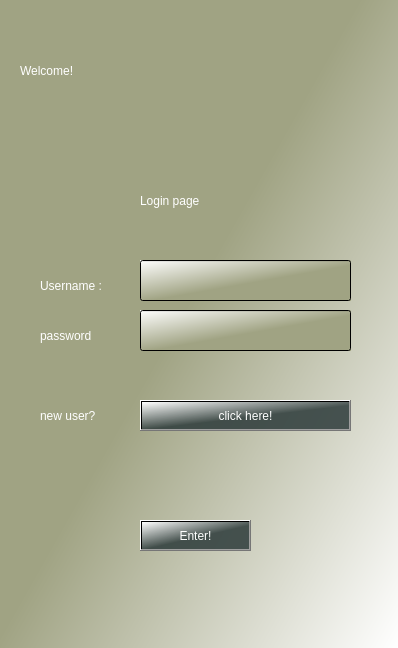
<?xml version="1.0" encoding="UTF-8"?>
<ui version="4.0">
 <class>Dialog</class>
 <widget class="QDialog" name="Dialog">
  <property name="geometry">
   <rect>
    <x>0</x>
    <y>0</y>
    <width>398</width>
    <height>648</height>
   </rect>
  </property>
  <property name="windowTitle">
   <string>Dialog</string>
  </property>
  <property name="styleSheet">
   <string notr="true">background-color: qlineargradient(spread:pad, x1:0.448864, y1:0.494, x2:1, y2:1, stop:0 rgba(160, 163, 131, 255), stop:1 rgba(255, 255, 255, 255));</string>
  </property>
  <widget class="QLabel" name="label">
   <property name="geometry">
    <rect>
     <x>20</x>
     <y>50</y>
     <width>161</width>
     <height>41</height>
    </rect>
   </property>
   <property name="styleSheet">
    <string notr="true">color: rgb(255, 255, 255);
font: 75 18pt &quot;MS Shell Dlg 2&quot;;
selection-color: qradialgradient(spread:pad, cx:0.5, cy:0.5, radius:0.5, fx:0.5, fy:0.5, stop:0 rgba(255, 235, 235, 206), stop:0.35 rgba(255, 188, 188, 80), stop:0.4 rgba(255, 162, 162, 80), stop:0.425 rgba(255, 132, 132, 156), stop:0.44 rgba(252, 128, 128, 80), stop:1 rgba(255, 255, 255, 0));
background-color: qlineargradient(spread:pad, x1:1, y1:1, x2:1, y2:1, stop:0 rgba(104, 86, 77, 0), stop:0.994318 rgba(255, 255, 255, 255));</string>
   </property>
   <property name="text">
    <string>Welcome!</string>
   </property>
  </widget>
  <widget class="QLabel" name="label_2">
   <property name="geometry">
    <rect>
     <x>140</x>
     <y>180</y>
     <width>101</width>
     <height>41</height>
    </rect>
   </property>
   <property name="styleSheet">
    <string notr="true">color: rgb(255, 255, 255);
font: 75 8pt &quot;MS Shell Dlg 2&quot;;
font: 12pt &quot;MS Shell Dlg 2&quot;;
selection-color: qradialgradient(spread:pad, cx:0.5, cy:0.5, radius:0.5, fx:0.5, fy:0.5, stop:0 rgba(255, 235, 235, 206), stop:0.35 rgba(255, 188, 188, 80), stop:0.4 rgba(255, 162, 162, 80), stop:0.425 rgba(255, 132, 132, 156), stop:0.44 rgba(252, 128, 128, 80), stop:1 rgba(255, 255, 255, 0));
background-color: qlineargradient(spread:pad, x1:1, y1:1, x2:1, y2:1, stop:0 rgba(104, 86, 77, 0), stop:0.994318 rgba(255, 255, 255, 255));</string>
   </property>
   <property name="text">
    <string>Login page</string>
   </property>
  </widget>
  <widget class="QLabel" name="label_3">
   <property name="geometry">
    <rect>
     <x>40</x>
     <y>270</y>
     <width>151</width>
     <height>31</height>
    </rect>
   </property>
   <property name="styleSheet">
    <string notr="true">color: rgb(255, 255, 255);
font: 12pt &quot;MS Shell Dlg 2&quot;;
selection-color: qradialgradient(spread:pad, cx:0.5, cy:0.5, radius:0.5, fx:0.5, fy:0.5, stop:0 rgba(255, 235, 235, 206), stop:0.35 rgba(255, 188, 188, 80), stop:0.4 rgba(255, 162, 162, 80), stop:0.425 rgba(255, 132, 132, 156), stop:0.44 rgba(252, 128, 128, 80), stop:1 rgba(255, 255, 255, 0));
background-color: qlineargradient(spread:pad, x1:1, y1:1, x2:1, y2:1, stop:0 rgba(104, 86, 77, 0), stop:0.994318 rgba(255, 255, 255, 255));</string>
   </property>
   <property name="text">
    <string>Username :</string>
   </property>
  </widget>
  <widget class="QLineEdit" name="username_text">
   <property name="geometry">
    <rect>
     <x>140</x>
     <y>260</y>
     <width>211</width>
     <height>41</height>
    </rect>
   </property>
   <property name="styleSheet">
    <string notr="true">background-color: qlineargradient(spread:pad, x1:0.517, y1:0.567864, x2:0, y2:0, stop:0 rgba(160, 163, 131, 255), stop:1 rgba(255, 255, 255, 255));</string>
   </property>
  </widget>
  <widget class="QPushButton" name="login_button">
   <property name="geometry">
    <rect>
     <x>140</x>
     <y>520</y>
     <width>111</width>
     <height>31</height>
    </rect>
   </property>
   <property name="styleSheet">
    <string notr="true">background-color: qlineargradient(spread:pad, x1:0.517, y1:0.567864, x2:0, y2:0, stop:0 rgba(43, 57, 57, 215), stop:1 rgba(255, 255, 255, 255));
color: rgb(255, 255, 255);
font: 75 12pt &quot;MS Shell Dlg 2&quot;;
color: rgb(255, 255, 255);</string>
   </property>
   <property name="text">
    <string>Enter!</string>
   </property>
  </widget>
  <widget class="QLabel" name="label_4">
   <property name="geometry">
    <rect>
     <x>40</x>
     <y>320</y>
     <width>151</width>
     <height>31</height>
    </rect>
   </property>
   <property name="styleSheet">
    <string notr="true">color: rgb(255, 255, 255);
font: 12pt &quot;MS Shell Dlg 2&quot;;
selection-color: qradialgradient(spread:pad, cx:0.5, cy:0.5, radius:0.5, fx:0.5, fy:0.5, stop:0 rgba(255, 235, 235, 206), stop:0.35 rgba(255, 188, 188, 80), stop:0.4 rgba(255, 162, 162, 80), stop:0.425 rgba(255, 132, 132, 156), stop:0.44 rgba(252, 128, 128, 80), stop:1 rgba(255, 255, 255, 0));
background-color: qlineargradient(spread:pad, x1:1, y1:1, x2:1, y2:1, stop:0 rgba(104, 86, 77, 0), stop:0.994318 rgba(255, 255, 255, 255));</string>
   </property>
   <property name="text">
    <string>password</string>
   </property>
  </widget>
  <widget class="QLineEdit" name="password_text">
   <property name="geometry">
    <rect>
     <x>140</x>
     <y>310</y>
     <width>211</width>
     <height>41</height>
    </rect>
   </property>
   <property name="styleSheet">
    <string notr="true">background-color: qlineargradient(spread:pad, x1:0.517, y1:0.567864, x2:0, y2:0, stop:0 rgba(160, 163, 131, 255), stop:1 rgba(255, 255, 255, 255));</string>
   </property>
  </widget>
  <widget class="QLabel" name="label_5">
   <property name="geometry">
    <rect>
     <x>40</x>
     <y>400</y>
     <width>151</width>
     <height>31</height>
    </rect>
   </property>
   <property name="styleSheet">
    <string notr="true">color: rgb(255, 255, 255);
font: 12pt &quot;MS Shell Dlg 2&quot;;
selection-color: qradialgradient(spread:pad, cx:0.5, cy:0.5, radius:0.5, fx:0.5, fy:0.5, stop:0 rgba(255, 235, 235, 206), stop:0.35 rgba(255, 188, 188, 80), stop:0.4 rgba(255, 162, 162, 80), stop:0.425 rgba(255, 132, 132, 156), stop:0.44 rgba(252, 128, 128, 80), stop:1 rgba(255, 255, 255, 0));
background-color: qlineargradient(spread:pad, x1:1, y1:1, x2:1, y2:1, stop:0 rgba(104, 86, 77, 0), stop:0.994318 rgba(255, 255, 255, 255));</string>
   </property>
   <property name="text">
    <string>new user? </string>
   </property>
  </widget>
  <widget class="QPushButton" name="register_button">
   <property name="geometry">
    <rect>
     <x>140</x>
     <y>400</y>
     <width>211</width>
     <height>31</height>
    </rect>
   </property>
   <property name="styleSheet">
    <string notr="true">background-color: qlineargradient(spread:pad, x1:0.517, y1:0.567864, x2:0, y2:0, stop:0 rgba(43, 57, 57, 215), stop:1 rgba(255, 255, 255, 255));
color: rgb(255, 255, 255);
font: 75 12pt &quot;MS Shell Dlg 2&quot;;
color: rgb(255, 255, 255);</string>
   </property>
   <property name="text">
    <string>click here!</string>
   </property>
  </widget>
  <widget class="QLabel" name="alert_lable">
   <property name="geometry">
    <rect>
     <x>20</x>
     <y>460</y>
     <width>351</width>
     <height>31</height>
    </rect>
   </property>
   <property name="styleSheet">
    <string notr="true">color: rgb(255, 255, 255);
font: 12pt &quot;MS Shell Dlg 2&quot;;
selection-color: qradialgradient(spread:pad, cx:0.5, cy:0.5, radius:0.5, fx:0.5, fy:0.5, stop:0 rgba(255, 235, 235, 206), stop:0.35 rgba(255, 188, 188, 80), stop:0.4 rgba(255, 162, 162, 80), stop:0.425 rgba(255, 132, 132, 156), stop:0.44 rgba(252, 128, 128, 80), stop:1 rgba(255, 255, 255, 0));
background-color: qlineargradient(spread:pad, x1:1, y1:1, x2:1, y2:1, stop:0 rgba(104, 86, 77, 0), stop:0.994318 rgba(255, 255, 255, 255));</string>
   </property>
   <property name="text">
    <string/>
   </property>
  </widget>
 </widget>
 <resources/>
 <connections/>
</ui>
